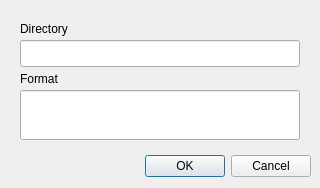
<?xml version="1.0" encoding="UTF-8"?>
<ui version="4.0">
 <class>NewFileDialog</class>
 <widget class="QDialog" name="NewFileDialog">
  <property name="geometry">
   <rect>
    <x>0</x>
    <y>0</y>
    <width>320</width>
    <height>188</height>
   </rect>
  </property>
  <property name="windowTitle">
   <string>Dialog</string>
  </property>
  <widget class="QDialogButtonBox" name="buttonBox">
   <property name="geometry">
    <rect>
     <x>10</x>
     <y>150</y>
     <width>301</width>
     <height>32</height>
    </rect>
   </property>
   <property name="orientation">
    <enum>Qt::Horizontal</enum>
   </property>
   <property name="standardButtons">
    <set>QDialogButtonBox::Cancel|QDialogButtonBox::Ok</set>
   </property>
  </widget>
  <widget class="QLineEdit" name="directoryLine">
   <property name="geometry">
    <rect>
     <x>20</x>
     <y>40</y>
     <width>280</width>
     <height>27</height>
    </rect>
   </property>
  </widget>
  <widget class="QLineEdit" name="formatLine">
   <property name="geometry">
    <rect>
     <x>20</x>
     <y>90</y>
     <width>280</width>
     <height>50</height>
    </rect>
   </property>
  </widget>
  <widget class="QLabel" name="directoryLabel">
   <property name="geometry">
    <rect>
     <x>20</x>
     <y>20</y>
     <width>67</width>
     <height>17</height>
    </rect>
   </property>
   <property name="text">
    <string>Directory</string>
   </property>
  </widget>
  <widget class="QLabel" name="formatLabel">
   <property name="geometry">
    <rect>
     <x>20</x>
     <y>70</y>
     <width>67</width>
     <height>17</height>
    </rect>
   </property>
   <property name="text">
    <string>Format</string>
   </property>
  </widget>
 </widget>
 <resources/>
 <connections>
  <connection>
   <sender>buttonBox</sender>
   <signal>accepted()</signal>
   <receiver>NewFileDialog</receiver>
   <slot>accept()</slot>
   <hints>
    <hint type="sourcelabel">
     <x>248</x>
     <y>254</y>
    </hint>
    <hint type="destinationlabel">
     <x>157</x>
     <y>274</y>
    </hint>
   </hints>
  </connection>
  <connection>
   <sender>buttonBox</sender>
   <signal>rejected()</signal>
   <receiver>NewFileDialog</receiver>
   <slot>reject()</slot>
   <hints>
    <hint type="sourcelabel">
     <x>316</x>
     <y>260</y>
    </hint>
    <hint type="destinationlabel">
     <x>286</x>
     <y>274</y>
    </hint>
   </hints>
  </connection>
 </connections>
</ui>
